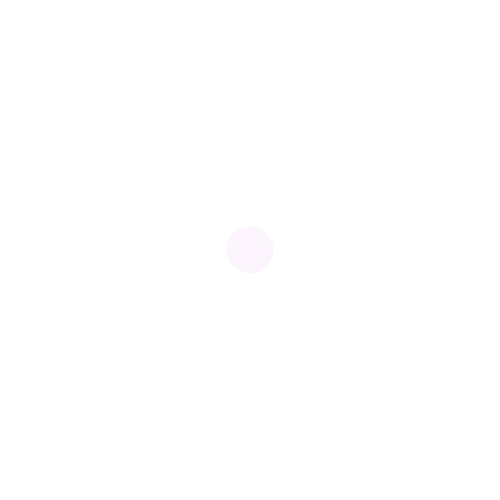
Frame 1 (no input)
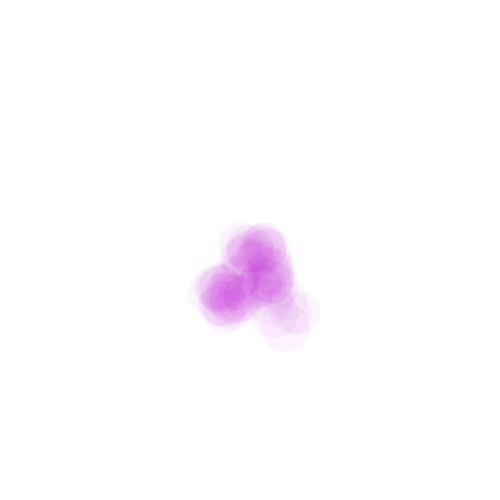
Frame 60 (no input)
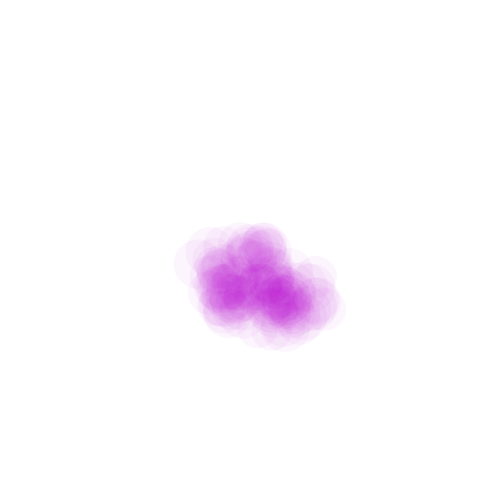
Frame 120 (the mouse pressed at the canvas centre since frame 60)

The p5.js sketch that drew these frames (run headless with seeded random() and noise() and a simulated clock; from frame 60 on, the mouse is pressed at the canvas centre):

// p5.js sketch
// ── sketch.js
let lx = 30;
let ly = 20;

let circleX = 0;
let circleY = 0;

function setup() {
	createCanvas(500, 500);

	circleX = 500 >> 1;
	circleY = 500 >> 1;
}

function draw() {

	noStroke();
	fill(180, 10, 200, 10);
	ellipse(circleX, circleY, random(40, 50));

	circleX += random(-15, 15);
	circleY += random(-15, 15);
}
